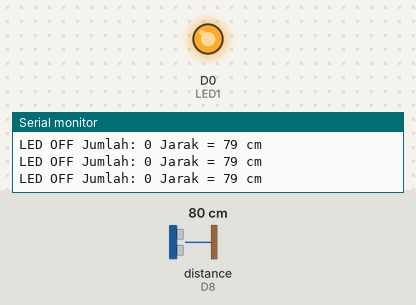
Simulated run of this sketch. Board: ESP8266 (NodeMCU). Shown: output pins drawn as LEDs (lit = HIGH), the last lines printed to the serial monitor. Wiring (inferred from the names in the program): ultrasonic range finder: trigger D7; echo D8. The inputs (shaded band) are chosen by the test bench; at power-on: distance to the obstacle (sensor on D8) 80 cm. The echo pulse lasts 58.3 µs per cm; pins used as bus, display or sensor lines are not drawn.

Above: at 1.2 s.
1.3 s: distance to the obstacle (sensor on D8) set to 12 cm
4.3 s: distance to the obstacle (sensor on D8) set to 9 cm
At 5.1 s:
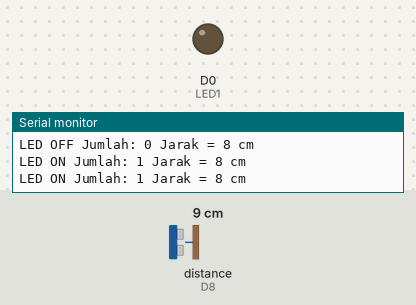
6.4 s: distance to the obstacle (sensor on D8) set to 18 cm
At 6.8 s:
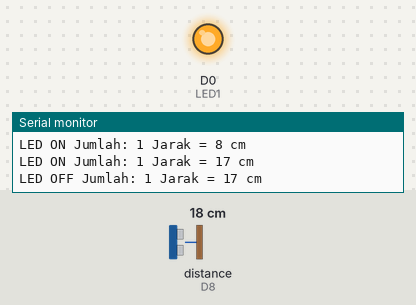
8.0 s: distance to the obstacle (sensor on D8) set to 2 cm
At 9.5 s:
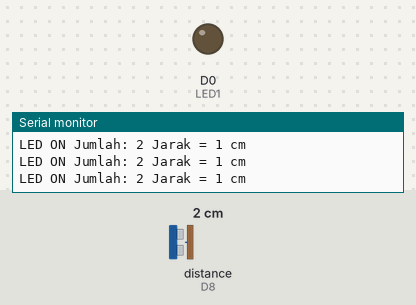
Timing chart, 0 to 10.6 s (numbered marks = the images above; inputs shaded):
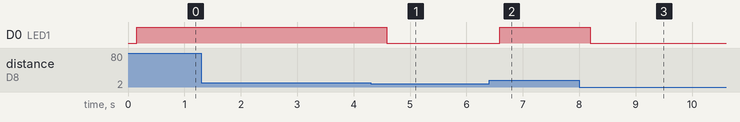

Measured:
- the behaviour switches between 11 and 10 cm on distance to the obstacle (sensor on D8) (found by bisection; images 0 and 1)
- after the input at 4.3 s, D0 (LED1): HIGH → LOW after 0.28 s
- after the input at 6.4 s, D0 (LED1): LOW → HIGH after 0.19 s
- after the input at 8.0 s, D0 (LED1): HIGH → LOW after 0.19 s

The sketch:

Jarak_LED.ino
```cpp
//Define pin
int triggerPin =  D7;
int echoPin  = D8;
int LED1  = D0;
int hitung = 0;
int kosong = 0;

void setup(){
  Serial.begin(9600);
  pinMode(triggerPin, OUTPUT);
  pinMode(LED1,OUTPUT);
  pinMode(echoPin, INPUT);
}
void loop(){
  long duration, jarak,jarak2;
  digitalWrite(triggerPin, LOW);
  delayMicroseconds(2);
  digitalWrite(triggerPin, HIGH);
  delayMicroseconds(10);
  digitalWrite(triggerPin,LOW);
  duration = pulseIn(echoPin, HIGH);
  //(Satuan kecepatansuara * waktutempuh)/2
  //(Satuan kecepatan suara = 340m/s)
  jarak2 = (duration*0.034)/2;

  Serial.print(" Jarak = ");  // Print "Jarak = "
  Serial.print(jarak2);     // Print the calculated distance
  Serial.print(" cm");       // Print " cm"
  Serial.println();           // Print a newline for readability

  delay(150);

  if (jarak2 <10){
    digitalWrite(LED1, LOW);
    Serial.print("LED ON ");
    if(kosong==1){
      hitung = hitung +1;
      kosong = 0;
    }

  }else{
    digitalWrite(LED1, HIGH);
    Serial.print("LED OFF ");
    kosong = 1;

  }

  Serial.print("Jumlah: ");
  Serial.print(hitung );
  delay(250);

}
```
